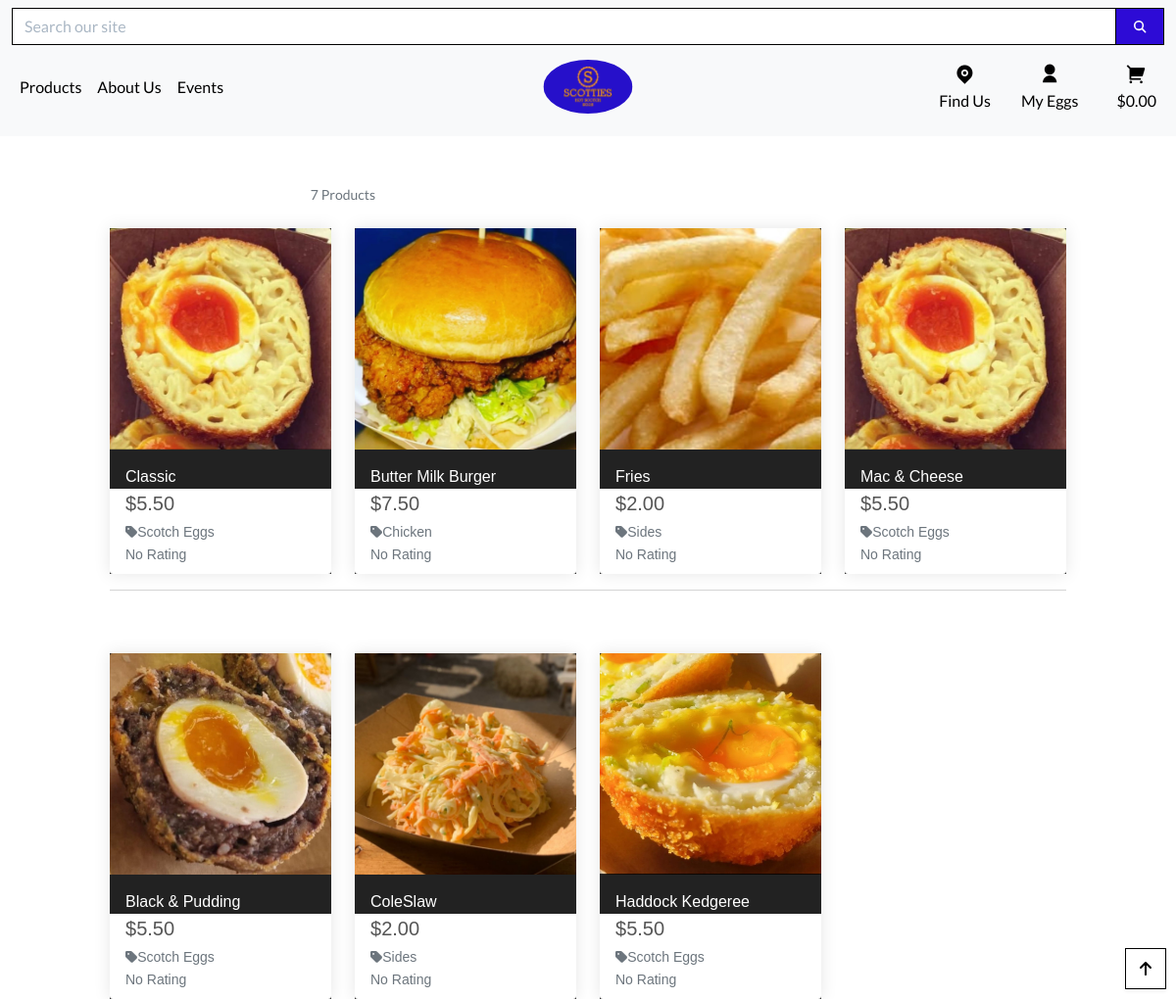
Screenshot of /products/ with the database file from the repository.
### products/models.py (models this page shows, shortened)
class Product(models.Model):
    category = models.ForeignKey('Category', null=True, blank=True, on_delete=models.SET_NULL)
    sku = models.CharField(max_length=254, null=True, blank=True)
    name = models.CharField(max_length=254)
    description = models.TextField()
    price = models.DecimalField(max_digits=6, decimal_places=2)
    image_url = models.URLField(max_length=1024, null=True, blank=True)
    image = models.ImageField(null=True, blank=True)

class Category(models.Model):
    name = models.CharField(max_length=254)
    friendly_name = models.CharField(max_length=254, null=True, blank=True)

### products/views.py (the view, shortened to what this page needs)
# urls.py: path('', views.all_products, name='products'),
def all_products(request):
    products = Product.objects.all()
    category = request.GET.get('category')
    query = None
    categories = None
    sort = None
    direction = None
    current_sorting = f'{sort}_{direction}'
    context = {
        'products': products,
        'search_term': query,
        'current_categories': categories,
        'current_sorting': current_sorting,
        'current_category': category,
    }
    return render(request, 'products/products.html', context)

### bag/contexts.py (called while the page is built, shortened)
def bag_contents(request):
    bag_items = []
    total = 0
    product_count = 0
    bag = request.session.get('bag', {})
    if total < settings.FREE_DELIVERY_THRESHOLD:
        delivery = total * Decimal(settings.STANDARD_DELIVERY_PERCENTAGE / 100)
        free_delivery_delta = settings.FREE_DELIVERY_THRESHOLD - total
    else:
        delivery = 0
        free_delivery_delta = 0
    grand_total = delivery + total
    context = {
        'bag_items': bag_items,
        'total': total,
        'product_count': product_count,
        'delivery': delivery,
        'free_delivery_delta': free_delivery_delta,
        'free_delivery_threshold': settings.FREE_DELIVERY_THRESHOLD,
        'grand_total': grand_total,
    }
    return context

### products/templates/products/products.html (shortened to what this page needs)
{% extends "base.html" %}
{% load static %}
{% block page_header %}
<div class="container header-container">
</div>
{% endblock %}
{% block content %}
<div class="overlay"></div>
<div class="container-fluid">
    <div class="row">
        <div class="product-container col-10 offset-1">
            <div class="row mt-1 mb-2">
                <div class="col-12 col-md-6 order-md-first">
                    <p class="text-muted mt-3 text-center text-md-left">
                        {{ products|length }} Products
                    </p>
                </div>
            </div>
            <div class="row">
                {% for product in products %}
                <div class="col-sm-6 col-md-6 col-lg-4 col-xl-3">
                    <div class="card h-100 border-0">
                        {% if product.image %}
                        <a href="{% url 'product_detail' product.id %}">
                            <img class="card-img-top img-fluid" src="{{ product.image.url }}" alt="{{ product.name }}">
                        </a>
                        {% else %}
                        <a href="{% url 'product_detail' product.id %}">
                            <img class="card-img-top img-fluid" src="{{ MEDIA_URL }}noimage.png"
                                alt="{{ product.name }}">
                        </a>
                        {% endif %}
                        <div class="card-body pb-0">
                            <p class="mb-0 text-white">{{ product.name }}</p>
                        </div>
                        <div class="card-footer bg-white pt-0 border-0 text-left">
                            <div class="row">
                                <div class="col">
                                    <p class="lead mb-0 text-left font-weight-bold">${{ product.price }}</p>
                                    {% if product.category %}
                                    <p class="small mt-1 mb-0">
                                        <a class="text-muted"
                                            href="{% url 'products' %}?category={{ product.category.name }}">
                                            <i class="fas fa-tag mr-1"></i>{{ product.category.friendly_name }}
                                        </a>
                                    </p>
                                    {% endif %}
                                    {% if product.rating %}
                                    <small class="text-muted"><i class="fas fa-star mr-1"></i>{{ product.rating }} /
                                        5</small>
                                    {% else %}
                                    <small class="text-muted">No Rating</small>
                                    {% endif %}
                                </div>
                            </div>
                        </div>
                    </div>
                </div>
                {% if forloop.counter|divisibleby:4 %}
                <div class="col-12 d-none d-xl-block mb-5">
                    <hr>
                </div>
                {% endif %}
                {% endfor %}
            </div>
        </div>
    </div>
</div>
<div class="btt-button shadow-sm rounded-0 border border-black">
    <a class="btt-link d-flex h-100">
        <i class="fas fa-arrow-up text-black mx-auto my-auto"></i>
    </a>
</div>
{% endblock %}

### static/css/base.css (style rules this page uses)
html { height: 100%; }
body { background-size: cover; height: calc(100vh - 164px); color: #555; font-family: 'Lato'; }
a { color: #212529; text-decoration: none; }
.text-black { color: #000 !important; }
.border-black { border: 1px solid black !important; }
.overlay { height: 100%; width: 100%; top: 0; left: 0; position: fixed; background: white; z-index: -1; }
.btt-button { height: 42px; width: 42px; position: fixed; bottom: 10px; right: 10px; }
.btt-link, .update-link, .remove-item { cursor: pointer; }
@media (min-width: 1200px) { .container { max-width: 80%; } }
@media (min-width: 992px) { .header-container { padding-top: 168px; } }
.card { background-color: #222222; border-radius: 10px; font-family: 'Manrope', sans-serif; }
.card { border: none; border-radius: 0; box-shadow: 0 0 1rem rgba(0, 0, 0, .1); }
.text-muted { font-size: 0.875rem; }

### rows the page displays
Product: image (picture), name "Classic", price "5.50", category.friendly_name "Scotch Eggs"
Product: image (picture), name "Butter Milk Burger", price "7.50", category.friendly_name "Chicken"
Product: image (picture), name "Fries", price "2.00", category.friendly_name "Sides"
Product: image (picture), name "Mac & Cheese", price "5.50", category.friendly_name "Scotch Eggs"
Product: image (picture), name "Black & Pudding", price "5.50", category.friendly_name "Scotch Eggs"
Product: image (picture), name "ColeSlaw", price "2.00", category.friendly_name "Sides"
Product: image (picture), name "Haddock Kedgeree", price "5.50", category.friendly_name "Scotch Eggs"

### other values shown
{{ products|length }} "7"
